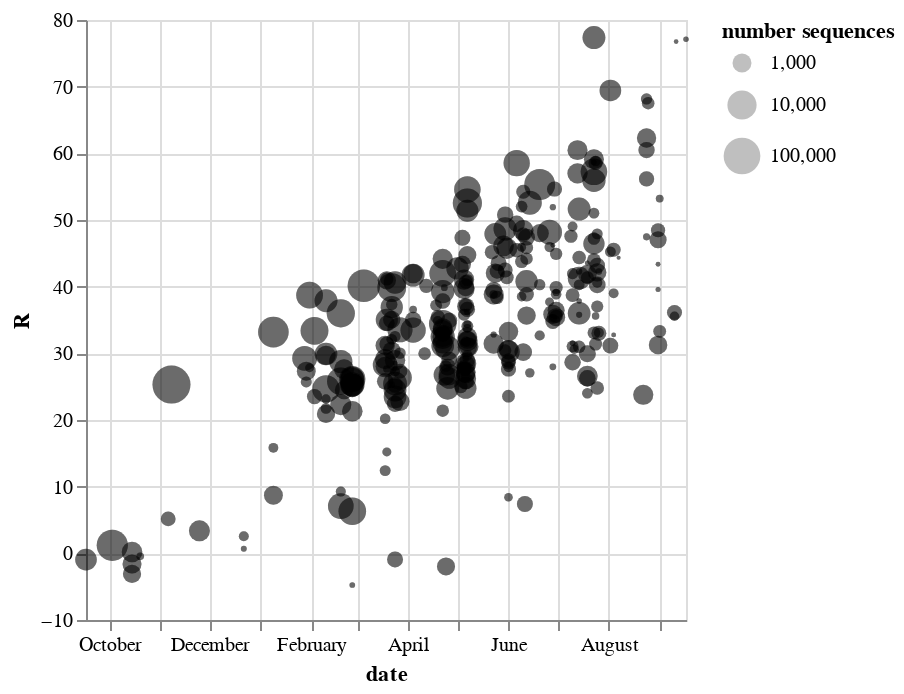

The cell this chart's notebook holds for it:
### Markdown cell above
Plot number of sequences versus date, with sizes proportional to log of number of sequences in clade:

### Code cell
(
    alt.Chart(pango_dms_growth_df)
    .encode(
        x="date",
        y="R",
        size=alt.Size("number sequences", scale=alt.Scale(type="log")),
        tooltip=pango_dms_growth_df.columns.tolist(),
    )
    .mark_circle(opacity=0.25, color="black")
)

### Figure 1 — Vega-Lite specification as saved in the notebook (floating-point values rounded to 4 significant figures; data arrays with more than 128 entries replaced by an {"elided": "..."} marker saying what was removed)
{"config": {"view": {"continuousWidth": 300, "continuousHeight": 300}}, "data": {"name": "data-b06272eea523c450d8bd2308855a0ef6"}, "mark": {"type": "circle", "color": "black", "opacity": 0.25}, "encoding": {"size": {"field": "number sequences", "scale": {"type": "log"}, "type": "quantitative"}, "tooltip": [{"field": "clade", "type": "nominal"}, {"field": "date", "type": "temporal"}, {"field": "n_child_clades", "type": "quantitative"}, {"field": "muts_from_XBB.1.5", "type": "nominal"}, {"field": "muts_from_XBB.1.5_missing_data", "type": "nominal"}, {"field": "DMS_phenotype", "type": "nominal"}, {"field": "phenotype", "type": "quantitative"}, {"field": "phenotype_RBD_only", "type": "quantitative"}, {"field": "phenotype_nonRBD_only", "type": "quantitative"}, {"field": "R", "type": "quantitative"}, {"field": "number sequences", "type": "quantitative"}], "x": {"field": "date", "type": "temporal"}, "y": {"field": "R", "type": "quantitative"}}, "$schema": "https://vega.github.io/schema/vega-lite/v5.15.1.json", "datasets": {"data-b06272eea523c450d8bd2308855a0ef6": {"elided": "912 records"}}}
